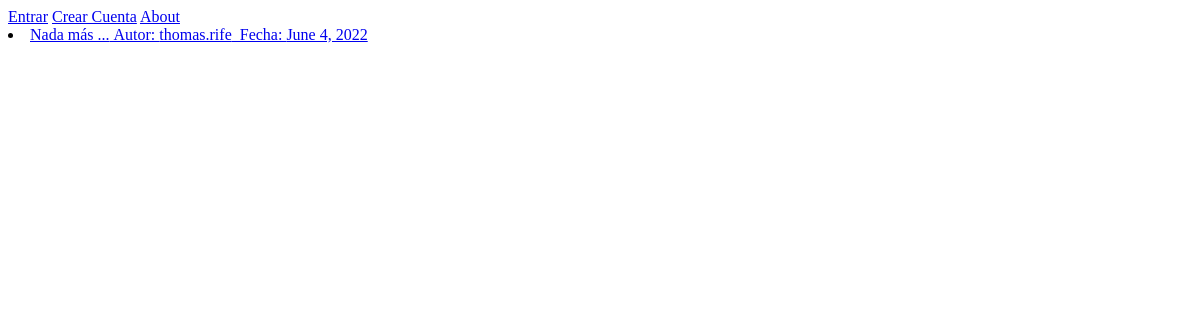
The page /blog/ on the database as committed earlier.
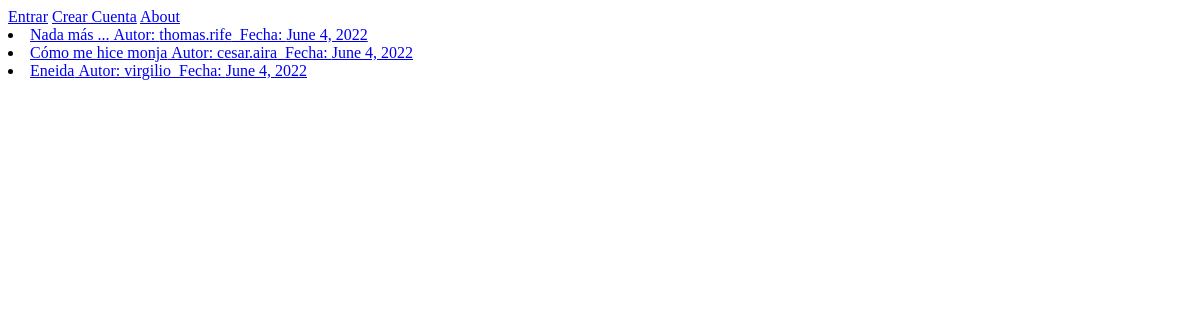
The same page on the database as committed later.
### blog/models.py (models this page shows, shortened)
class BlogModel(models.Model):
    titulo = models.CharField(max_length=100)
    sub_titulo = models.CharField(max_length=100)
    cuerpo = models.TextField()
    autor = models.ForeignKey(User, on_delete=models.CASCADE)
    fecha_creacion = models.DateField(auto_now_add=True)

### blog/views.py (the view)
# urls.py: path("", views.BlogList.as_view(), name="blog_list"),
class BlogList(ListView):
    model = BlogModel
    template_name = "blog/blog_list.html"

### blog/templates/blog/blog_list.html (shortened to what this page needs)
{% if user.is_authenticated %}
  <a href="{% url 'blog_logout' %}">Salir</a>
  <a href="{% url 'blog_create' %}">Nuevo Blog</a>
  <a href="{% url 'blogger_profile' user.id %}">Perfil {{user.username}}</a>
{% else %}
  <a href="{% url 'blog_login' %}">Entrar</a>
  <a href="{% url 'blogger_signup' %}">Crear Cuenta</a>
  <a href="{% url 'blog_about' %}">About</a>
{% endif %}
{% if object_list %}
    {% for blog in object_list %}
    <li>
        <a href="{% url 'blog_detail' blog.id %}">{{blog.titulo}}&nbspAutor: {{blog.autor}}&nbsp Fecha: {{blog.fecha_creacion}}</a>
    </li>
    {% endfor %}
{% else %}
  <h1> No hay blogs</h1>
{% endif %}

Rows that differ between the two databases and show on the page:
added BlogModel: titulo "Cómo me hice monja", autor "cesar.aira", fecha_creacion "June 4, 2022"
added BlogModel: titulo "Eneida", autor "virgilio", fecha_creacion "June 4, 2022"
